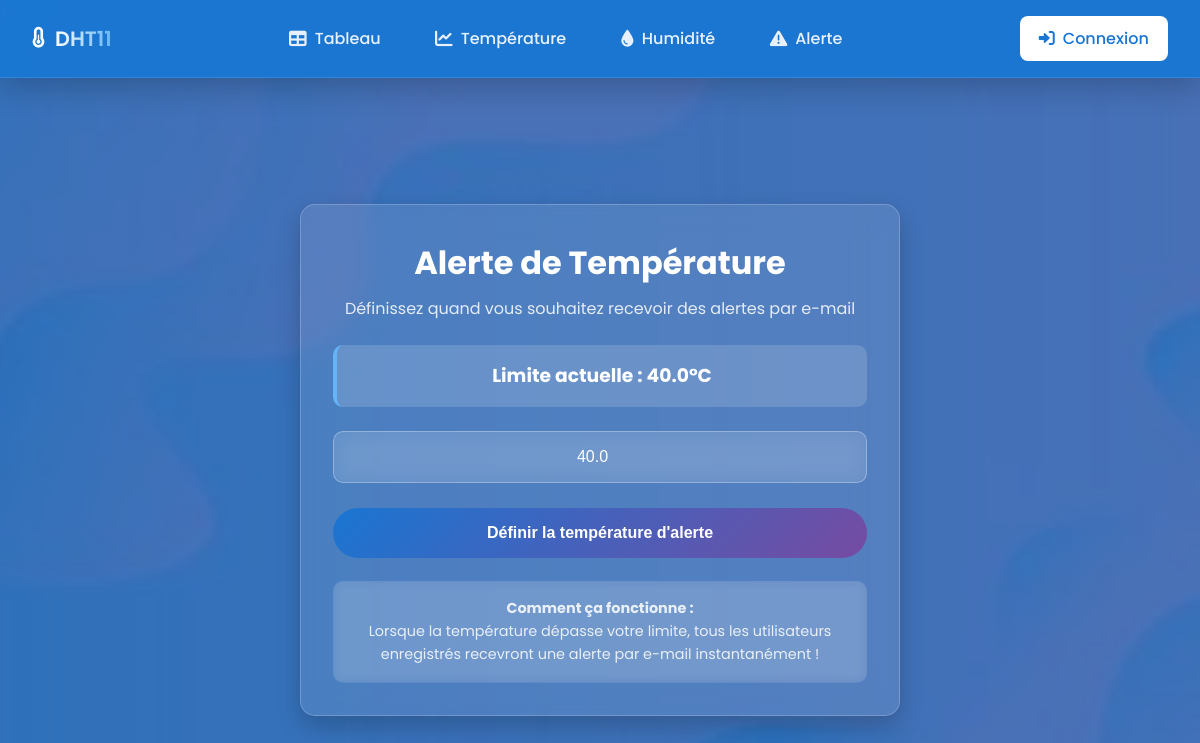
/set_temperature/, run on an earlier commit of the app's database.
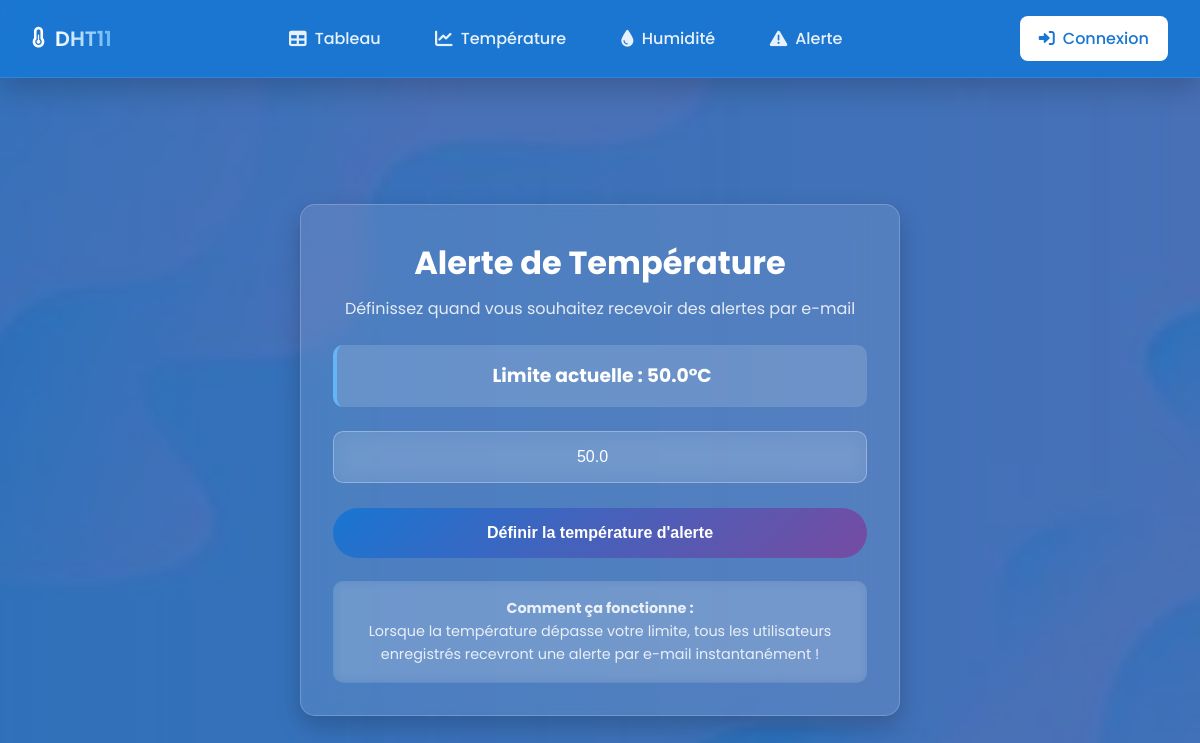
And on a later commit of the database.
### DHT/models.py (models this page shows, shortened)
class AlertSetting(models.Model):
  temperature_limit = models.FloatField(default=25.0)

### DHT/views.py (the view, shortened to what this page needs)
# urls.py: path('set_temperature/', views.set_temperature_limit, name='set_temperature'),
def set_temperature_limit (request):
    setting, created = AlertSetting.objects.get_or_create(
        id=1,
        defaults={'temperature_limit': 25.0}
    )
    return render(request, 'set_temperature.html', {
        'current_limit': setting.temperature_limit
    })

### template/set_temperature.html (shortened to what this page needs)
{% extends 'base.html' %}
{% load static %}
{% block content %}
<link rel="stylesheet" href="https://cdnjs.cloudflare.com/ajax/libs/font-awesome/6.0.0/css/all.min.css">
<div class="auth-container">
    <div class="auth-card">
        <h1>Alerte de Température</h1>
        <p>Définissez quand vous souhaitez recevoir des alertes par e-mail</p>
        <div class="current-limit">
            <h3>Limite actuelle : {{ current_limit }}°C</h3>
        </div>
        <form method="post">
            <input
                type="number"
                name="temperature_limit"
                placeholder="Entrez la température (°C)"
                step="0.1"
                min="0"
                max="100"
                value="{{ current_limit }}"
                required
            >
            <button type="submit">Définir la température d'alerte</button>
        </form>
        <div class="info">
            <strong>Comment ça fonctionne :</strong><br>
            Lorsque la température dépasse votre limite, tous les utilisateurs enregistrés recevront une alerte par e-mail instantanément !
        </div>
    </div>
</div>
{% endblock %}

What changed in the data, as far as the page shows it:
changed AlertSetting: temperature_limit "40.0" → "50.0"
